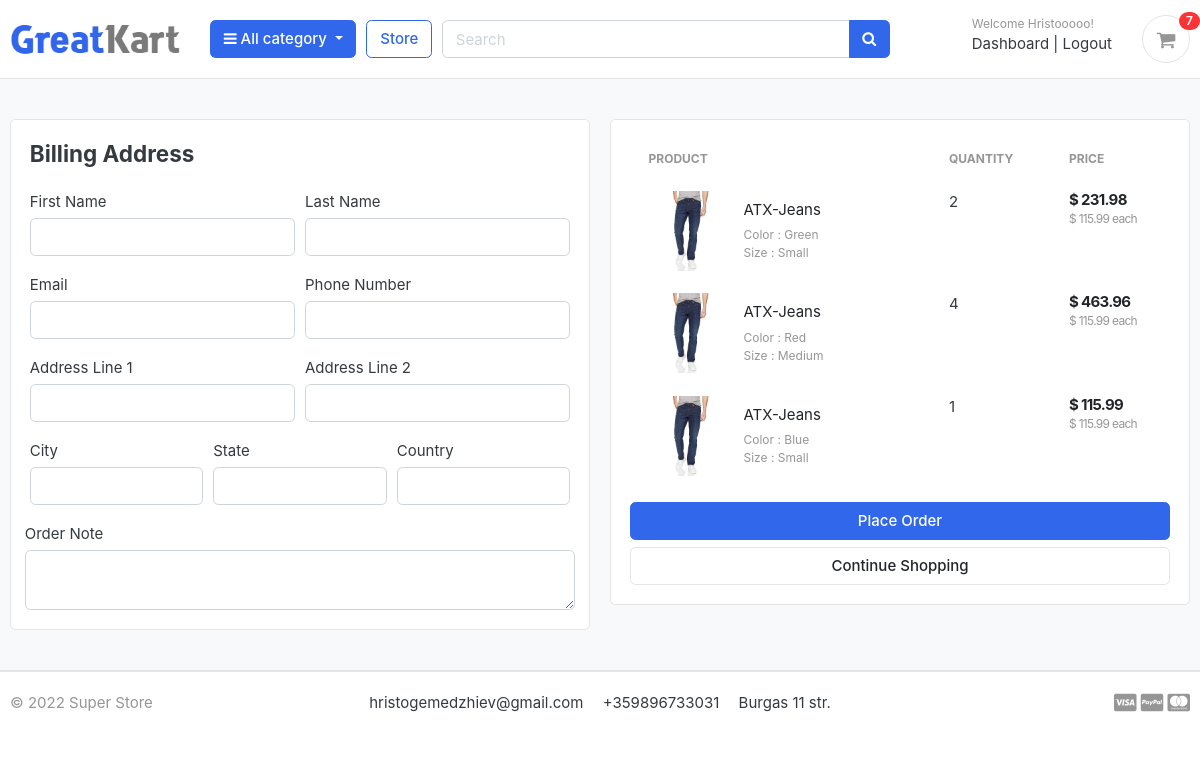
The app's page /cart/checkout/ (signed in), older data.
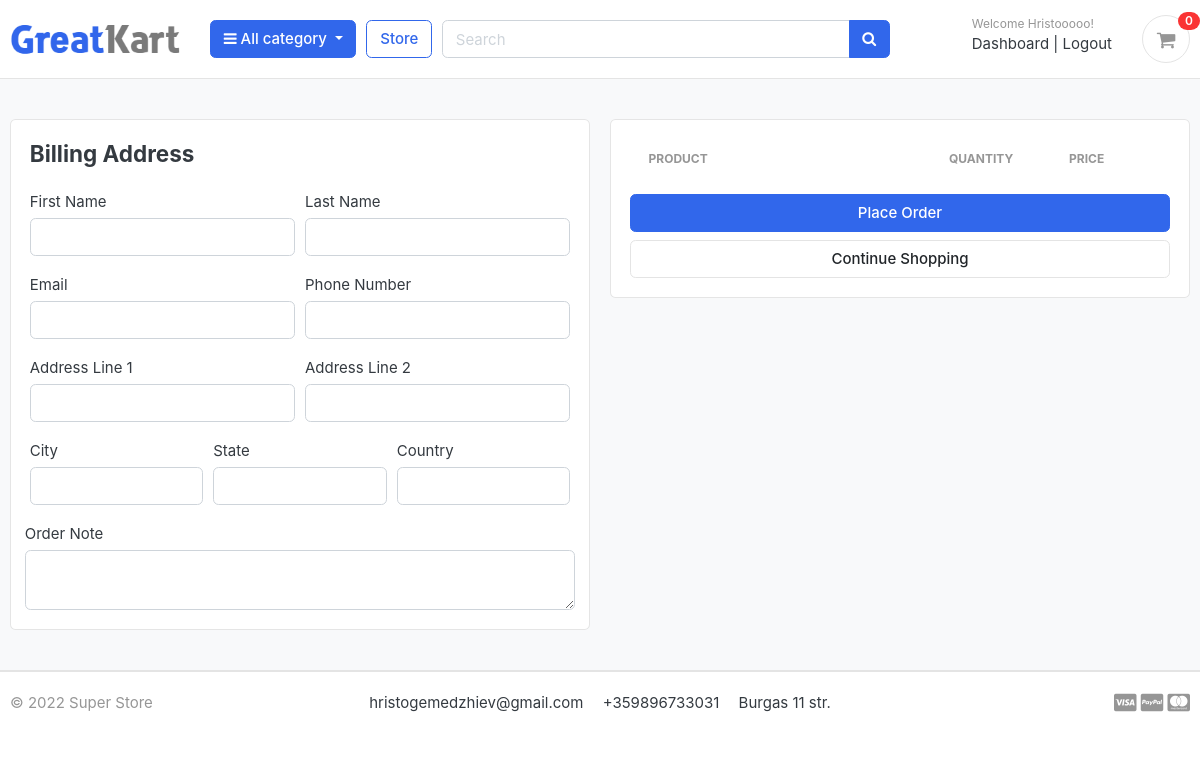
The same page, newer data.
### carts/models.py (models this page shows, shortened)
class Cart_item(models.Model):
    user = models.ForeignKey(Account, on_delete=models.CASCADE, null=True)
    product = models.ForeignKey(Product, on_delete=models.CASCADE)
    variations = models.ManyToManyField(Variations, blank=True)
    cart = models.ForeignKey(Cart, on_delete=models.CASCADE, null=True)
    quantity = models.IntegerField()
    is_active = models.BooleanField(default=True)
    def sub_total(self):
        return self.product.price * self.quantity

### store/models.py (models this page shows, shortened)
class Product(models.Model):
    product_name        = models.CharField(max_length=200, unique=True)
    slug                = models.SlugField(max_length=200, unique=True)
    category            = models.ForeignKey(Category, on_delete=models.CASCADE)
    description         = models.TextField(max_length=500, blank=True)
    price               = models.DecimalField(decimal_places=2, max_digits=10)
    images              = models.ImageField(upload_to='photos/products')
    stock               = models.IntegerField()
    is_available        = models.BooleanField(default=True)
    created             = models.DateTimeField(auto_now_add=True)
    modified            = models.DateTimeField(auto_now=True)

class Variations(models.Model):
    product             = models.ForeignKey(Product, on_delete=models.CASCADE)
    variation_category  = models.CharField(max_length=100, choices=variation_category_choice)
    variation_value     = models.CharField(max_length=100)
    is_active           = models.BooleanField(default=True)
    created             = models.DateTimeField(auto_now=True)
    objects             = VariationManager()
    class Meta:
        verbose_name_plural = 'Variations'

### carts/views.py (the view)
# urls.py: path('checkout/', views.checkout, name='checkout')
@login_required(login_url='accounts:login')
def checkout(request, total=0, quantity=0, cart_item=None):
    context = {}
    try:
        if request.user.is_authenticated:
            cart_items = Cart_item.objects.filter(user=request.user)
        else:
            cart = Cart.objects.get(cart_id=_cart_id(request))
            cart_items = Cart_item.objects.filter(cart=cart, is_active=True)
        for cart_item in cart_items:
            total += round((cart_item.product.price * cart_item.quantity), 2)
            quantity += cart_item.quantity
        tax = round(((2 * total) / 100), 2)
        grand_total = round(total + tax, 2)
        context = {
            'total': total,
            'quantity': quantity,
            'tax': tax,
            'cart_items': cart_items,
            'grand_total': grand_total,
        }
    except:
        context = {'cart_items': False}
    return render(request, 'store/checkout.html', context)

### carts/context_processors.py (called while the page is built)
def counter(request):
    cart_count = 0
    if 'admin' in request.path:
        return {}
    else:
        try:
            cart = Cart.objects.filter(cart_id=_cart_id(request))
            if request.user.is_authenticated:
                cart_items = Cart_item.objects.filter(user=request.user)
            else:
                cart_items = Cart_item.objects.filter(cart=cart[:1])
            for cart_item in cart_items:
                cart_count += cart_item.quantity
        except Cart.DoesNotExist:
            cart_count = 0
    return dict(cart_count=cart_count)

### carts/views.py (called while the page is built)
def _cart_id(request):
    cart_session = request.session.session_key
    if not cart_session:
        cart_session = request.session.create()
    return cart_session

### category/context_processors.py (called while the page is built)
def menu_links(request):
    links = Category.objects.all()
    return dict(links=links)

### templates/store/checkout.html (shortened to what this page needs)
{% extends 'base.html' %}
{% load static %}
{% block content %}
<section class="section-content padding-y bg">
<div class="container">
<div class="row">
	<aside class="col-lg-6">
<div class="card">
  <div class="card-body">
    <h4 class="card-title mb-4">Billing Address</h4>
    <form action="{% url 'orders:place_order' %}" method="POST">
      <div class="form-row">
        <div class="col form-group">
          <label for="">First Name</label>
          <input type="text" name="first_name" class="form-control" required>
        </div>
        <div class="col form-group">
          <label for="">Last Name</label>
          <input type="text" name="last_name" class="form-control" required>
        </div>
      </div>
      <div class="form-row">
        <div class="col form-group">
          <label for="">Email</label>
          <input type="email" name="email" class="form-control" required>
        </div>
        <div class="col form-group">
          <label for="">Phone Number</label>
          <input type="text" name="phone" class="form-control" required>
        </div>
      </div>
      <div class="form-row">
        <div class="col form-group">
          <label for="">Address Line 1</label>
          <input type="text" name="address_line_1" class="form-control" required>
        </div>
        <div class="col form-group">
          <label for="">Address Line 2</label>
          <input type="text" name="address_line_2" class="form-control">
        </div>
      </div>
      <div class="form-row">
        <div class="col form-group">
          <label for="">City</label>
          <input type="text" name="city" class="form-control" required>
        </div>
        <div class="col form-group">
          <label for="">State</label>
          <input type="text" name="state" class="form-control" required>
        </div>
        <div class="col form-group">
          <label for="">Country</label>
          <input type="text" name="country" class="form-control" required>
        </div>
        </div>
        <div class="form-row">
          <label for="">Order Note</label>
          <textarea name="order_note" rows="2" class="form-control"></textarea>
        </div>
  </div>
</div>
	</aside>
	<aside class="col-lg-6">
		<div class="card">
		<div class="card-body">
      <table class="table table-borderless table-shopping-cart">
      <thead class="text-muted">
      <tr class="small text-uppercase">
        <th scope="col">Product</th>
        <th scope="col" width="120">Quantity</th>
        <th scope="col" width="120">Price</th>
      </tr>
      </thead>
      <tbody>
      {% for cart_item in cart_items %}
      <tr>
      	<td>
      		<figure class="itemside align-items-center">
      			<div class="aside"><img src="{{ cart_item.product.images.url }}" class="img-sm"></div>
      			<figcaption class="info">
      				<a href="{{ cart_item.product.get_url }}" class="title text-dark">{{ cart_item.product.product_name }}</a>
      				<p class="text-muted small">
      					{% if cart_item.variations.all %}
      						{% for item in cart_item.variations.all %}
      							{{ item.variation_category | capfirst }} : {{ item.variation_value | capfirst }} <br>
      						{% endfor %}
      					{% endif %}
      				</p>
      			</figcaption>
      		</figure>
      	</td>
      	<td>
      				<label for="">{{cart_item.quantity}}</label>
      	</td>
      	<td>
      		<div class="price-wrap">
      			<var class="price">$ {{ cart_item.sub_total }}</var>
      			<small class="text-muted"> $ {{ cart_item.product.price }} each </small>
      		</div>
      	</td>
      </tr>
      {% endfor %}
      </tbody>
      </table>
      <button type="submit" name="submit" class="btn btn-primary btn-block">Place Order</button>
			<a href="{% url 'store:store' %}" class="btn btn-light btn-block">Continue Shopping</a>
		</div>
		</div>
</aside>
</div>
</div>
</section>
{% endblock %}

### templates/includes/navbar.html (shortened to what this page needs)
{% load static %}
<header class="section-header">
<section class="header-main border-bottom">
	<div class="container">
<div class="row align-items-center">
	<div class="col-lg-2 col-md-3 col-6">
		<a href="/" class="brand-wrap">
			<img class="logo" src="{% static '/images/logo.png' %}">
		</a>
	</div>
	<div class="col-lg col-sm col-md col-6 flex-grow-0">
		<div class="category-wrap dropdown d-inline-block float-right">
			<button type="button" class="btn btn-primary dropdown-toggle" data-toggle="dropdown">
				<i class="fa fa-bars"></i> All category
			</button>
		</div>
	</div>
	<a href="{% url 'store:store' %}" class="btn btn-outline-primary">Store</a>
	<div class="col-lg  col-md-6 col-sm-12 col">
		<form action="{% url 'store:search' %}" class="search" method="GET">
			<div class="input-group w-100">
			    <input name="keyword" type="text" class="form-control" style="width:60%;" placeholder="Search">
			    <div class="input-group-append">
			      <button class="btn btn-primary" type="submit">
			        <i class="fa fa-search"></i>
			      </button>
			    </div>
		    </div>
		</form>
	</div>
	<div class="col-lg-3 col-sm-6 col-8 order-2 order-lg-3">
				<div class="d-flex justify-content-end mb-3 mb-lg-0">
                    {% if user.id is None %}
                        <div class="widget-header">
                            <small class="title text-muted">Welcome guest!</small>
                            <div>
                                <a href="{% url 'accounts:login' %}">Sign in</a> <span class="dark-transp"> | </span>
                                <a href="{% url 'accounts:register' %}"> Register</a>
                            </div>
                        </div>
                    {% else %}
                        <div class="widget-header">
                            <small class="title text-muted">Welcome {{ user.first_name }}!</small>
                            <div>
                                <a href="{% url 'accounts:dashboard' %}">Dashboard</a> <span class="dark-transp"> | </span>
                                <a href="{% url 'accounts:logout' %}"> Logout</a>
                            </div>
                        </div>
                    {% endif %}
					<a href="{% url 'carts:cart' %}" class="widget-header pl-3 ml-3">
						<div class="icon icon-sm rounded-circle border"><i class="fa fa-shopping-cart"></i></div>
						<span class="badge badge-pill badge-danger notify">{{ cart_count }}</span>
					</a>
				</div>
			</div>
</div>
	</div>
</section>
</header>

Row changes from the older to the newer data that the page shows:
removed Cart_item: product.images (picture), product.product_name "ATX-Jeans", quantity "2", sub_total "231.98", product.price "115.99"
no longer on this page (row unchanged): Variations: variation_category "Color", variation_value "Green", shown under "ATX-Jeans"
no longer on this page (row unchanged): Variations: variation_category "Size", variation_value "Small"
removed Cart_item: product.images (picture), product.product_name "ATX-Jeans", quantity "4", sub_total "463.96", product.price "115.99"
no longer on this page (row unchanged): Variations: variation_category "Color", variation_value "Red", shown under "ATX-Jeans"
no longer on this page (row unchanged): Variations: variation_category "Size", variation_value "Medium", shown under "ATX-Jeans"
removed Cart_item: product.images (picture), product.product_name "ATX-Jeans", quantity "1", sub_total "115.99", product.price "115.99"
no longer on this page (row unchanged): Variations: variation_category "Color", variation_value "Blue", shown under "ATX-Jeans"
Text that changed along with them:
{{ cart_count }}: "7" → "0"
